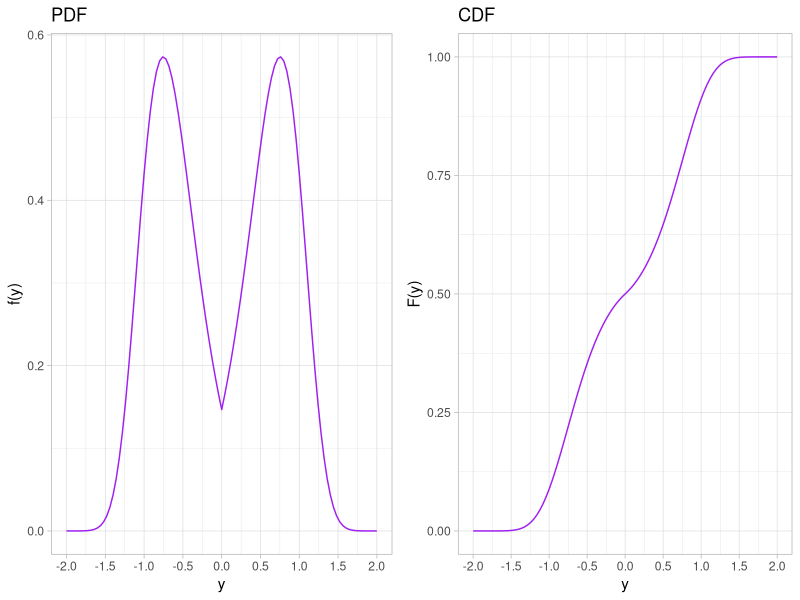
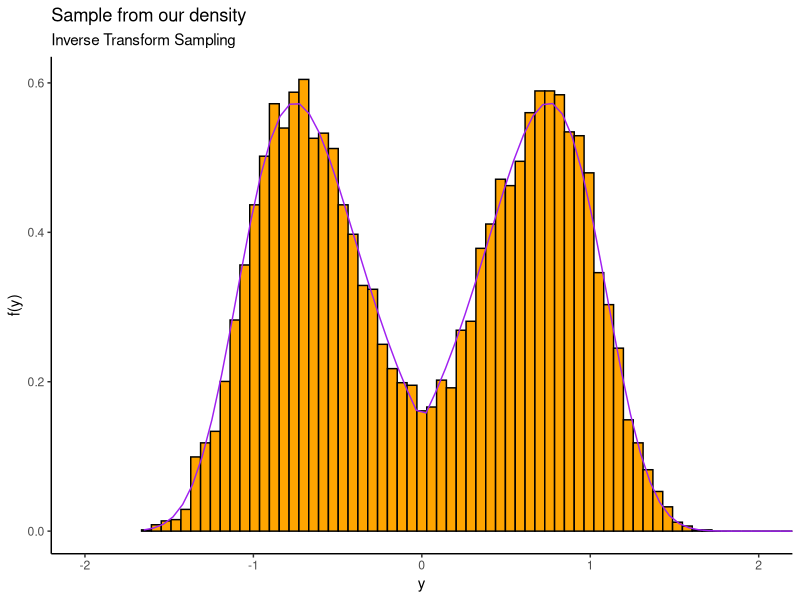
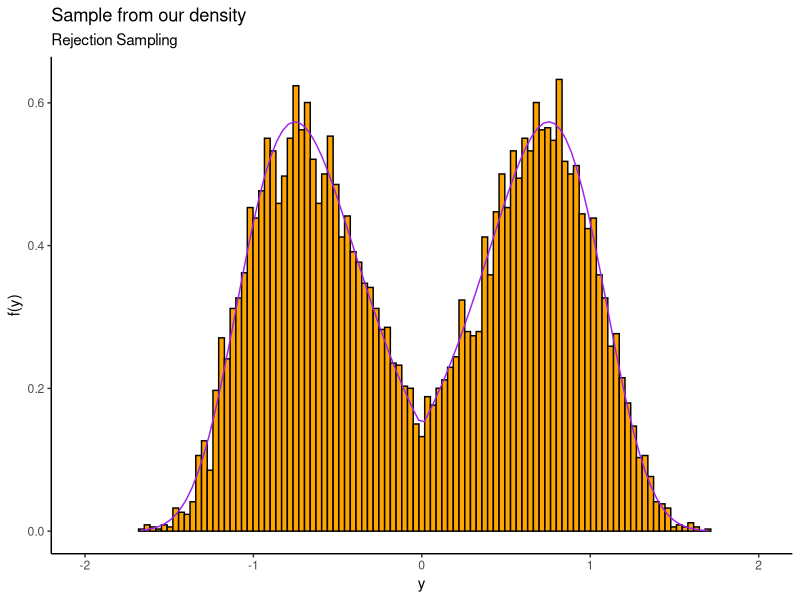
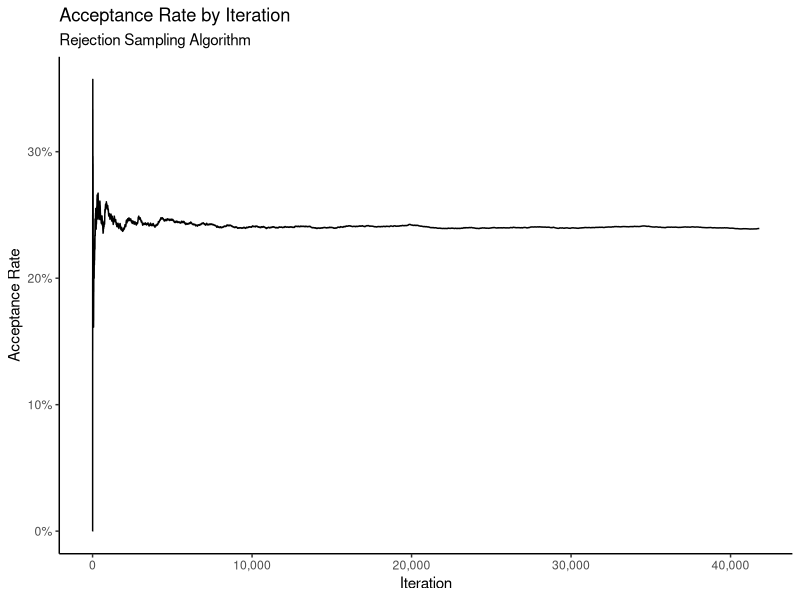
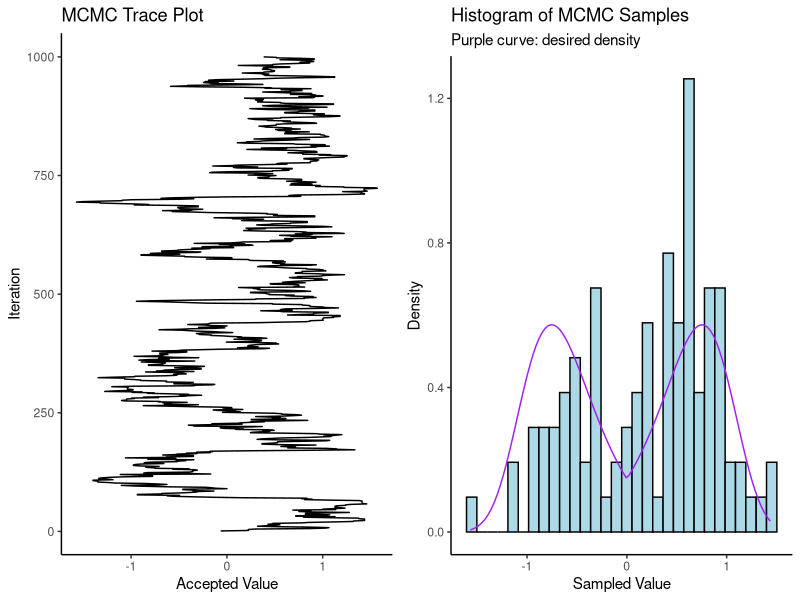
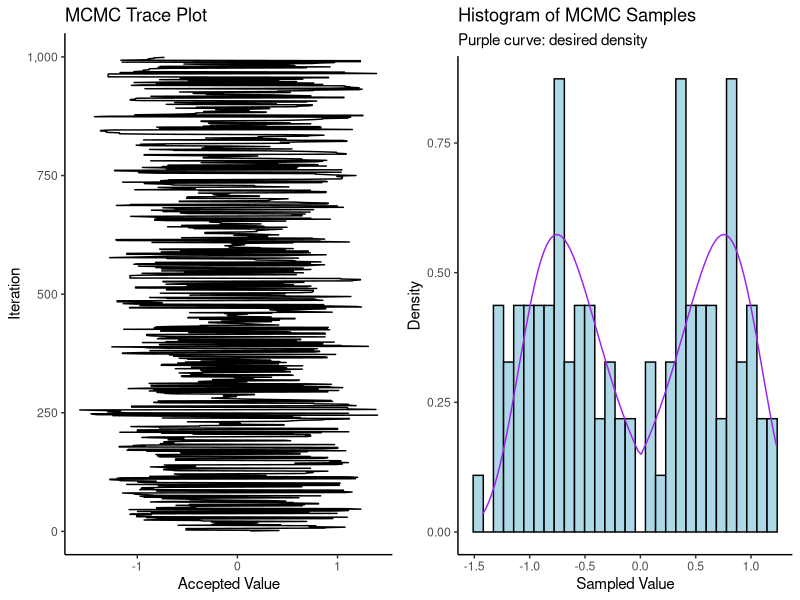
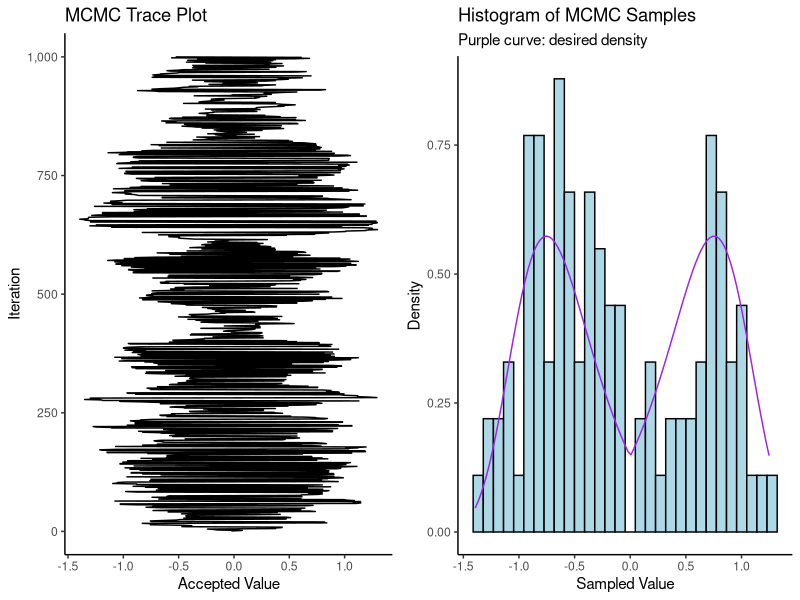
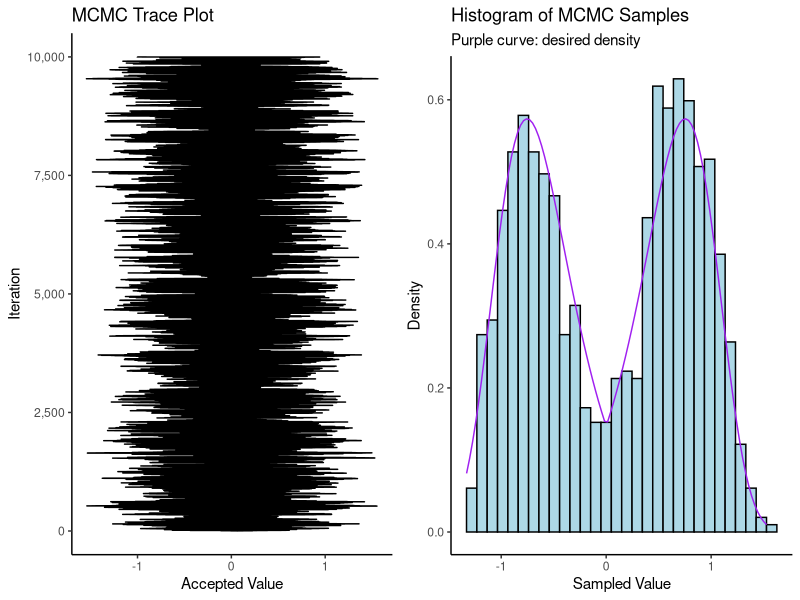

R code for these plots, in order:
## ---- chunk 1
knitr::opts_chunk$set(echo = TRUE)
## ---- chunk 2
# Load the tidyverse packages
suppressMessages({
  suppressWarnings({
    library(tidyverse)
  })
})
## ---- chunk 3
# Define the function of interest
fx <- function(x) (1+abs(x))^3 * exp(-x^4)
# Integrate it over the entire domain
fx_int <- integrate(fx,-Inf,Inf)$value
fx_int
# The normalizing constant is the reciprocal of this
norm_const <- 1 / fx_int
norm_const
## ---- chunk 4
fxc <- function(x) norm_const * fx(x)
integrate(fxc,-Inf,Inf)$value
## ---- chunk 5
# Print out the value of norm_const
norm_const
# Copy it and fx directly
fxc2 <- function(x) 0.1468513 * (1+abs(x))^3 * exp(-x^4)
integrate(fxc2,-Inf,Inf)$value
## ---- chunk 6
fx_cdf <- function(x) integrate(fxc,-Inf,x)$value
# Test it out
fx_cdf(-1) # Arbitrary
fx_cdf(0) # Should equal fx_cdf(Inf) / 2, as density is symmetric
fx_cdf(1) # Arbitrary, should equal 1 - fx_cdf(-1) again by symmetry
fx_cdf(Inf) # Should equal 1
## ---- chunk 7
# Create a dataframe that holds the x-axis range that we want to plot
# Pass this to ggplot, and add a stat_function layer. ggplot does the rest

pdf_plt <- data_frame(x = c(-2,2)) %>%
  ggplot(aes(x = x)) +
  theme_light() +
  stat_function(fun = fxc,colour = "purple") +
  labs(title = "PDF",
       x = "y",
       y = "f(y)") +
  scale_x_continuous(breaks = seq(-2,2,by=0.5))

# Need a vectorized version of fx_cdf
fx_cdf_v <- function(x) {
  out <- numeric(length(x))
  for(i in 1:length(x)) {
    out[i] <- fx_cdf(x[i])
  }
  out
}

cdf_plt <- data_frame(x = c(-2,2)) %>%
  ggplot(aes(x = x)) +
  theme_light() +
  stat_function(fun = fx_cdf_v,colour = "purple") +
  labs(title = "CDF",
       x = "y",
       y = "F(y)") +
  scale_x_continuous(breaks = seq(-2,2,by=0.5))

cowplot::plot_grid(pdf_plt,cdf_plt,nrow = 1)
## ---- chunk 8
vectorize <- function(f) {
  # f is a function that accepts scalar arguments and returns scalar values
  # vectorize(f) will return a function, which accepts vector arguments and returns vector values
  function(x) {
    out <- numeric(length(x))
    for (i in 1:length(x)) {
      out[i] <- f(x[i])
    }
    out
  }
}

fx_cdf_v2 <- vectorize(fx_cdf)
fx_cdf_v2(c(-1,0,1))
## ---- chunk 9
cdf_inv <- function(x) {
  # Function returns F^-1(x)
  # Define the function of y to pass to uniroot. y is now the variable, and x is considered a fixed constant
  g <- function(y) fx_cdf(y) - x
  # Pass it to uniroot; search for the root on a large interval (this practicality can be further
  # discussed with students)
  uniroot(g,lower = -10,upper = 10)$root
}
# Test it out
cdf_inv(fx_cdf(-1))
cdf_inv(fx_cdf(1))
cdf_inv(fx_cdf(-.5))
cdf_inv(fx_cdf(.5))
cdf_inv(fx_cdf(-2))
cdf_inv(fx_cdf(2)) # Yikes!
cdf_inv(fx_cdf(1.5))
cdf_inv(fx_cdf(1.6))
cdf_inv(fx_cdf(1.8))
## ---- chunk 10
set.seed(34879)
B <- 10000 # Size of sample to generate
thesample <- numeric(B)
for (b in 1:B) {
  # Generate a uniform random deviate
  u <- runif(1)
  # Compute the inverse CDF at it
  thesample[b] <- cdf_inv(u)
  # Print some progress. Don't print it every iteration- printing stuff to the screen
  # is actually much more computationally intensive than actually doing an iteration of
  # this algorithm!
  if (b %% 500 == 0) {
    cat("Produced",b,"samples\n")
  }
}

# Basic summary statistics; by symmetry we know the distribution we're sampling from has expected value 0,
# so let's check if we got that part right:
mean(thesample) # pretty close
sd(thesample)
range(thesample)
# ...and we make a plot to see for sure. We'll cut it off at x = 2, even though our sample goes past that
data_frame(x = thesample) %>%
  ggplot(aes(x = x)) +
  theme_classic() + 
  geom_histogram(aes(y = ..density..),bins = 100,colour = "black",fill = "orange") +
  stat_function(fun = fxc,colour = "purple") +
  coord_cartesian(xlim = c(-2,2)) +
  labs(title = "Sample from our density",
       subtitle = "Inverse Transform Sampling",
       x = "y",
       y = "f(y)")

## ---- chunk 11
set.seed(34879)
B <- 10000
thesample <- runif(B) %>% # Generate the B unif(0,1) realizations in one line
  map(~c(x = cdf_inv(.x))) %>% # Apply the cdf_inv function to each element of the above vector, returning a list of named vectors
  reduce(bind_rows) # Concatenate the named vectors into a data_frame

thesample
## ---- chunk 12
set.seed(29432)
xmin <- -3
xmax <- 3
ymax <- 0.7

N <- 10000 # Number of samples we want, NOT number of iterations that will be performed
numiter <- 0 # A counter to count the number of iterations performed
acceptancerate <- numeric() # Track the acceptance rate over iterations
thesample <- numeric()

numaccepted <- 0 # Counter of number accepted
while(numaccepted < N) {
  u <- runif(1,xmin,xmax)
  if (runif(1,0,ymax) < fxc(u)) {
    numaccepted <- numaccepted + 1
    thesample <- c(thesample,u)
  }
  numiter <- numiter + 1
  acceptancerate <- c(acceptancerate,numaccepted / numiter)
  if (numiter %% 5000 == 0) {
    cat("Iterations:",numiter,"Accepted:",numaccepted,"Acceptance Rate:",scales::percent(numaccepted / numiter),"\n")
  }
}
cat("Final Iterations:",numiter,"\nFinal Accepted:",numaccepted,"\nFinal Acceptance Rate:",scales::percent(numaccepted / numiter),"\n")

# Summary statistics and plot
mean(thesample) # pretty close
sd(thesample)
range(thesample)
# ...and we make a plot to see for sure. We'll cut it off at x = 2, even though our sample goes past that
data_frame(x = thesample) %>%
  ggplot(aes(x = x)) +
  theme_classic() + 
  geom_histogram(aes(y = ..density..),bins = 100,colour = "black",fill = "orange") +
  stat_function(fun = fxc,colour = "purple") +
  coord_cartesian(xlim = c(-2,2)) +
  labs(title = "Sample from our density",
       subtitle = "Rejection Sampling",
       x = "y",
       y = "f(y)")

# Also plot the acceptance rate over iterations
data_frame(y = acceptancerate,
           x = 1:length(acceptancerate)) %>%
  ggplot(aes(x = x,y = y,group = 1)) +
  theme_classic() +
  geom_line() +
  scale_x_continuous(labels = scales::comma_format()) +
  scale_y_continuous(labels = scales::percent_format()) +
  labs(title = "Acceptance Rate by Iteration",
       subtitle = "Rejection Sampling Algorithm",
       x = "Iteration",
       y = "Acceptance Rate")
## ---- chunk 13
set.seed(24389)
niter <- 1000
burnin <- 100
thinning <- 9
xstart <- 0

iterations <- numeric(niter)
accepted <- numeric(niter)
curpoint <- xstart
for (i in 1:niter) {
  # Propose a new point
  newpoint <- rnorm(1,curpoint,.25)
  # Decide whether to accept
  if (runif(1) < (fx(newpoint) * dnorm(curpoint,newpoint,.25)) / (fx(curpoint) * dnorm(newpoint,curpoint,.25))) {
    iterations[i] <- newpoint
    accepted[i] <- 1
  } else {
    iterations[i] <- curpoint
    accepted[i] <- 0
  }
  curpoint <- iterations[i]
  
  if (i %% 100 == 0) {
    cat("Iteration: ",i,", Acceptance Rate: ",mean(accepted[1:i]),"\n")
  }
}

# Burn in and thin
iterations_out <- iterations[(burnin+1):niter][1:(niter-burnin) %% thinning  == 0]

# Check out the trace plot, and histogram of samples
traceplot <- data_frame(y = iterations,
                        x = 1:length(iterations)) %>%
  ggplot(aes(x = x,y = y,group = 1)) +
  theme_classic() +
  geom_path() +
  labs(title = "MCMC Trace Plot",
       x = "Iteration",
       y = "Accepted Value") +
  coord_flip()

histogramofsample <- data_frame(x = iterations_out) %>%
  ggplot(aes(x = x)) +
  theme_classic() +
  geom_histogram(aes(y = ..density..),bins = 30,colour = "black",fill = "lightblue") +
  stat_function(fun = fxc,colour = "purple") +
  labs(title = "Histogram of MCMC Samples",
       subtitle = "Purple curve: desired density",
       x = "Sampled Value",
       y = "Density")

cowplot::plot_grid(traceplot,histogramofsample,nrow = 1)
## ---- chunk 14
# Functions for computing density and sampling from a mixture of 2 normals,
# centered at mu and -mu
m2n_density <- function(x,mu,sig) {
  .5 * dnorm(x,mu,sig) + .5 * dnorm(x,-mu,sig)
}
m2n_sample <- function(mu,sig) {
  # mu is a vector of length 2
  if (rbinom(1,1,.5) == 0) {
    rnorm(1,mu,sig)
  } else {
    rnorm(1,-mu,sig)
  }
}

mcmc_sample1 <- function(niter,propsd,burnin,thinning,xstart = 0) {
  iterations <- numeric(niter)
  curpoint <- xstart
  for (i in 1:niter) {
    # Propose a new point
    newpoint <- m2n_sample(curpoint,propsd)
    # Compute the acceptance probability
    accprob <- (fx(newpoint) * m2n_density(curpoint,newpoint,propsd)) / (fx(curpoint) * m2n_density(newpoint,curpoint,propsd))
    # Decide whether to accept
    if (runif(1) < accprob) {
      iterations[i] <- newpoint
    } else {
      iterations[i] <- curpoint
    }
    curpoint <- iterations[i]
  }

  # Burn in and thin
  iterations_out <- iterations[(burnin+1):niter][1:(niter-burnin) %% thinning  == 0]

  # Check out the trace plot, and histogram of samples
  traceplot <- data_frame(y = iterations,
                          x = 1:length(iterations)) %>%
    ggplot(aes(x = x,y = y,group = 1)) +
    theme_classic() +
    geom_path() +
    labs(title = "MCMC Trace Plot",
         x = "Iteration",
         y = "Accepted Value") +
    scale_x_continuous(labels = scales::comma_format()) +
    coord_flip()

  histogramofsample <- data_frame(x = iterations_out) %>%
    ggplot(aes(x = x)) +
    theme_classic() +
    geom_histogram(aes(y = ..density..),bins = 30,colour = "black",fill = "lightblue") +
    stat_function(fun = fxc,colour = "purple") +
    labs(title = "Histogram of MCMC Samples",
         subtitle = "Purple curve: desired density",
         x = "Sampled Value",
         y = "Density")
  
  # Return the sample and the plots
  list(
    sample = iterations_out,
    traceplot = traceplot,
    histogram = histogramofsample
  )
}

# Try it out
testsample <- mcmc_sample1(niter = 1000,propsd = .25,burnin = 100,thinning = 9)
cowplot::plot_grid(testsample$traceplot,testsample$histogram,nrow = 1)
## ---- chunk 15
testsample <- mcmc_sample1(niter = 1000,propsd = .1,burnin = 100,thinning = 9)
cowplot::plot_grid(testsample$traceplot,testsample$histogram,nrow = 1)

testsample <- mcmc_sample1(niter = 10000,propsd = .1,burnin = 1000,thinning = 9)
cowplot::plot_grid(testsample$traceplot,testsample$histogram,nrow = 1)
## ---- chunk 16
mcmc_sample2 <- function(niter,proposal_sample,proposal_density,burnin,thinning,xstart = 0) {
  # Convert proposal to functions
  proposal_sample <- rlang::as_function(proposal_sample)
  proposal_density <- rlang::as_function(proposal_density)
  
  # The rest of the code remains mostly unchanged
  iterations <- numeric(niter)
  curpoint <- xstart
  for (i in 1:niter) {
    # Propose a new point
    newpoint <- proposal_sample(curpoint)
    # Compute the acceptance probability
    accprob <- (fx(newpoint) * proposal_density(curpoint,newpoint)) / (fx(curpoint) * proposal_density(newpoint,curpoint,propsd))
    # Decide whether to accept
    if (runif(1) < accprob) {
      iterations[i] <- newpoint
    } else {
      iterations[i] <- curpoint
    }
    curpoint <- iterations[i]
  }

  # Burn in and thin
  iterations_out <- iterations[(burnin+1):niter][1:(niter-burnin) %% thinning  == 0]

  # Check out the trace plot, and histogram of samples
  traceplot <- data_frame(y = iterations,
                          x = 1:length(iterations)) %>%
    ggplot(aes(x = x,y = y,group = 1)) +
    theme_classic() +
    geom_path() +
    labs(title = "MCMC Trace Plot",
         x = "Iteration",
         y = "Accepted Value") +
    scale_x_continuous(labels = scales::comma_format()) +
    coord_flip()

  histogramofsample <- data_frame(x = iterations_out) %>%
    ggplot(aes(x = x)) +
    theme_classic() +
    geom_histogram(aes(y = ..density..),bins = 30,colour = "black",fill = "lightblue") +
    stat_function(fun = fxc,colour = "purple") +
    labs(title = "Histogram of MCMC Samples",
         subtitle = "Purple curve: desired density",
         x = "Sampled Value",
         y = "Density")
  
  # Return the sample and the plots
  list(
    sample = iterations_out,
    traceplot = traceplot,
    histogram = histogramofsample
  )
}

# Try it out with the same proposal as before
# Use the formula syntax to pass fixed arguments to the passed functions
testsample <- mcmc_sample2(niter = 1000,
                           proposal_sample = ~m2n_sample(mu = .x,sig = .1),
                           proposal_density = ~m2n_density(x = .x,mu = .y,sig = .1),
                           burnin = 100,
                           thinning = 9)
cowplot::plot_grid(testsample$traceplot,testsample$histogram,nrow = 1)

testsample <- mcmc_sample2(niter = 10000,
                           proposal_sample = ~m2n_sample(mu = .x,sig = .1),
                           proposal_density = ~m2n_density(x = .x,mu = .y,sig = .1),
                           burnin = 1000,
                           thinning = 9)
cowplot::plot_grid(testsample$traceplot,testsample$histogram,nrow = 1)

# Try it with a different proposal. Now you can do anything you want, like a noncentral t:
testsample <- mcmc_sample2(niter = 10000,
                           proposal_sample = ~rt(n=1,df=5,ncp=.x),
                           proposal_density = ~dt(x = .x,df=5,ncp = .y),
                           burnin = 1000,
                           thinning = 9)
cowplot::plot_grid(testsample$traceplot,testsample$histogram,nrow = 1)
